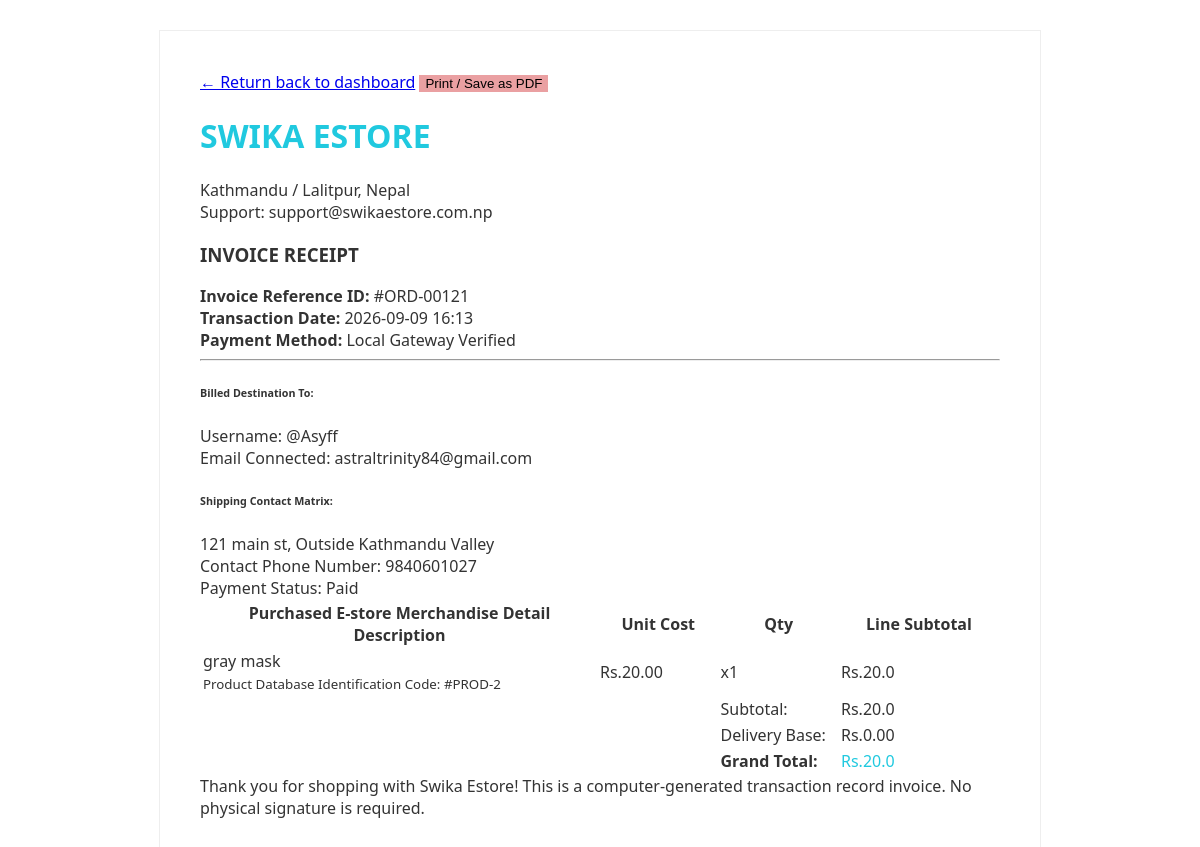
The app's page /orders/invoice/121/ (signed in) with its own data.
### home/models.py (models this page shows, shortened)
class Order(models.Model):
    user = models.ForeignKey(User, on_delete=models.CASCADE, related_name='orders', null=True, blank=True)
    product = models.ForeignKey(Product, on_delete=models.CASCADE)
    quantity = models.PositiveIntegerField(default=1)
    address = models.CharField(max_length=255, default='', blank=True)
    phone = models.CharField(max_length=20, default='', blank=True)
    date = models.DateTimeField(auto_now_add=True)
    STATUS_CHOICES = [
        ('Pending', 'Pending'),
        ('Paid', 'Paid'),
        ('Shipped', 'Shipped'),
        ('Delivered', 'Delivered'),
    ]
    status = models.CharField(max_length=20, choices=STATUS_CHOICES, default='Pending')
    price_at_purchase = models.DecimalField(max_digits=10, decimal_places=2, default=0.00)
    fonepay_txn_id = models.CharField(max_length=50, default='', blank=True, null=True)
    payment_screenshot = models.ImageField(upload_to='payment_proofs/', blank=True, null=True)
    @property
    def total_cost(self):
        return round(float(self.price_at_purchase) * self.quantity, 2)

class Product(models.Model):
    name = models.CharField(max_length=50)
    price = models.DecimalField(default=0, decimal_places=2, max_digits=7)
    category = models.ForeignKey(Category, on_delete=models.CASCADE, default=1)
    description = models.CharField(max_length=250, default='', blank=True, null=True)
    image = models.ImageField(upload_to='uploads/product/')
    stock_quantity = models.IntegerField(default=10, help_text="Available stock items count")
    is_sale = models.BooleanField(default=False)
    sale_price = models.DecimalField(default=0, decimal_places=2, max_digits=7)

### home/views.py (the view)
# urls.py: path('orders/invoice/<int:order_id>/', views.print_invoice, name='print_invoice'),
@login_required
def print_invoice(request, order_id):
    order_obj = get_object_or_404(Order, id=order_id)
    if order_obj.user != request.user and not (request.user.is_staff or request.user.is_superuser):
        raise PermissionDenied
    return render(request, "print_invoice.html", {"order": order_obj})

### cart/context_processor.py (called while the page is built)
def cart(request):
    return {'cart': Cart(request)}

### home/templates/print_invoice.html (shortened to what this page needs)
<!DOCTYPE html>
<html lang="en">
<head>
    <link href="https://jsdelivr.net" rel="stylesheet">
</head>
<body>
<div class="container">
    <div class="invoice-card bg-white shadow-sm rounded">
        <div class="d-flex justify-content-between align-items-center mb-5 no-print">
            <a href="javascript:window.history.back();" class="text-secondary text-decoration-none">&larr; Return back to dashboard</a>
            <button onclick="window.print();" class="btn btn-primary" style="background-color: #eaa0a2; border: none;">Print / Save as PDF</button>
        </div>
        <div class="row mb-5">
            <div class="col-6">
                <h1 class="invoice-title">SWIKA ESTORE</h1>
                <p class="text-muted small">Kathmandu / Lalitpur, Nepal<br>Support: support@swikaestore.com.np</p>
            </div>
            <div class="col-6 text-end">
                <h3 class="fw-bold mb-1">INVOICE RECEIPT</h3>
                <div class="text-muted small"><strong>Invoice Reference ID:</strong> #ORD-00{{ order.id }}</div>
                <div class="text-muted small"><strong>Transaction Date:</strong> {{ order.date|date:"Y-m-d H:i" }}</div>
                <div class="text-muted small"><strong>Payment Method:</strong> Local Gateway Verified</div>
            </div>
        </div>
        <hr class="my-4">
        <div class="row mb-5">
            <div class="col-6">
                <h6 class="text-muted text-uppercase small" style="font-weight: 700;">Billed Destination To:</h6>
                <div class="text-muted">Username: @{{ order.user.username }}</div>
                <div class="text-muted">Email Connected: {{ order.user.email }}</div>
            </div>
            <div class="col-6 text-end">
                <h6 class="text-muted text-uppercase small" style="font-weight: 700;">Shipping Contact Matrix:</h6>
                <div class="fw-semibold">{{ order.address }}</div>
                <div class="text-muted">Contact Phone Number: {{ order.phone }}</div>
                <div><span class="badge bg-success mt-1">Payment Status: {{ order.status }}</span></div>
            </div>
        </div>
        <table class="table align-middle table-bordered mb-4">
            <thead class="table-light">
                <tr>
                    <th class="py-3">Purchased E-store Merchandise Detail Description</th>
                    <th class="text-center py-3" style="width: 15%;">Unit Cost</th>
                    <th class="text-center py-3" style="width: 15%;">Qty</th>
                    <th class="text-end py-3 pe-3" style="width: 20%;">Line Subtotal</th>
                </tr>
            </thead>
            <tbody>
                <tr>
                    <td class="py-3">
                        <div class="fw-bold">{{ order.product.name }}</div>
                        <small class="text-muted">Product Database Identification Code: #PROD-{{ order.product.id }}</small>
                    </td>
                    <td class="text-center py-3">Rs.{{ order.price_at_purchase }}</td>
                    <td class="text-center py-3">x{{ order.quantity }}</td>
                    <td class="text-end py-3 pe-3 fw-bold">Rs.{{ order.total_cost }}</td>
                </tr>
                <tr>
                    <td colspan="2" class="border-0"></td>
                    <td class="text-end py-3 border-start">Subtotal:</td>
                    <td class="text-end py-3 pe-3">Rs.{{ order.total_cost }}</td>
                </tr>
                <tr>
                    <td colspan="2" class="border-0"></td>
                    <td class="text-end py-3 border-start">Delivery Base:</td>
                    <td class="text-end py-3 pe-3">Rs.0.00</td>
                </tr>
                <tr class="table-light fs-5">
                    <td colspan="2" class="border-0"></td>
                    <td class="text-end py-3 border-start"><strong>Grand Total:</strong></td>
                    <td class="text-end py-3 pe-3 fw-bold" style="color: #20C9DF;">Rs.{{ order.total_cost }}</td>
                </tr>
            </tbody>
        </table>
        <div class="text-center text-muted small mt-5 pt-4 border-top">
            Thank you for shopping with Swika Estore! This is a computer-generated transaction record invoice. No physical signature is required.
        </div>
    </div>
</div>
</body>
</html>

### home/templates/print_invoice.html (style rules this page uses)
body { font-family: 'Segoe UI', Tahoma, Geneva, Verdana, sans-serif; background-color: #fff; color: #333; }
.invoice-card { max-width: 800px; margin: 30px auto; padding: 40px; border: 1px solid #eee; }
.invoice-title { font-size: 32px; font-weight: 700; color: #20C9DF; }

### records on screen
Order: id "121", date "2026-09-09 16:13", user.username "Asyff", user.email "astraltrinity84@gmail.com", address "121 main st, Outside Kathmandu Valley", phone "9840601027", status "Paid", product.name "gray mask", product.id "2", price_at_purchase "20.00", quantity "1", total_cost "20.0"
